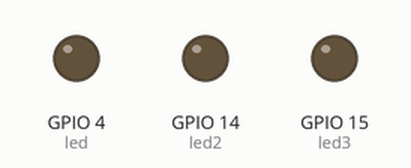
Recording of a program running on a simulated Raspberry Pi (BCM pin numbers). Parts: output pins drawn as LEDs (lit = HIGH). Random numbers come from a fixed seed.

Above: at 0.1 s.
At 11.1 s:
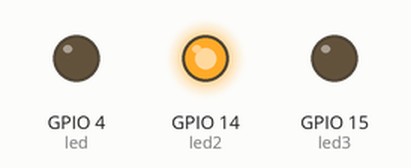
At 32.9 s:
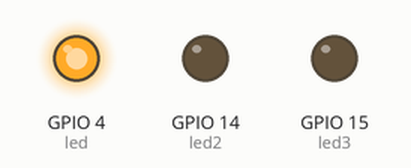
At 40.7 s:
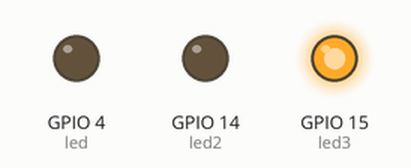
Timing chart, 0 to 50.0 s (numbered marks = the images above):
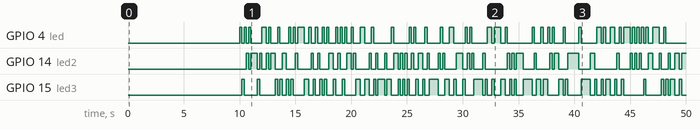

The program:

program.py
```python
import RPi.GPIO as GPIO
import time
import random
import sys

GPIO.setmode(GPIO.BCM)
GPIO.setwarnings(False)

led = 4
led2 = 14
led3 = 15
button = 18

GPIO.setup(led, GPIO.OUT)
GPIO.setup(led2, GPIO.OUT)
GPIO.setup(led3, GPIO.OUT)
GPIO.setup(button, GPIO.IN, GPIO.PUD_UP)

GPIO.output(led, 0)
GPIO.output(led2, 0)
GPIO.output(led3, 0)
time.sleep(10)
while True:
	x = random.randint(1,3)
	if x == 1:
		GPIO.output(led, 1)
		GPIO.output(led2, 0)
		GPIO.output(led3, 0)
	elif x == 2:
		GPIO.output(led, 0)
		GPIO.output(led2, 1)
		GPIO.output(led3, 0)
	elif x == 3:
		GPIO.output(led, 0)
		GPIO.output(led2, 0)
		GPIO.output(led3, 1)
	time.sleep(0.2)
GPIO.cleanup()
```

Measured:
- by itself, GPIO 4 (led): LOW → HIGH at 10.0 s, → LOW 0.20 s later, → HIGH 0.20 s later, → LOW 0.20 s later, … (94 changes in this stretch)
- by itself, GPIO 14 (led2): LOW → HIGH at 10.6 s, → LOW 0.20 s later, → HIGH 0.20 s later, → LOW 0.60 s later, … (89 changes in this stretch)
- by itself, GPIO 15 (led3): LOW → HIGH at 10.2 s, → LOW 0.20 s later, → HIGH 1.2 s later, → LOW 0.20 s later, … (96 changes in this stretch)
